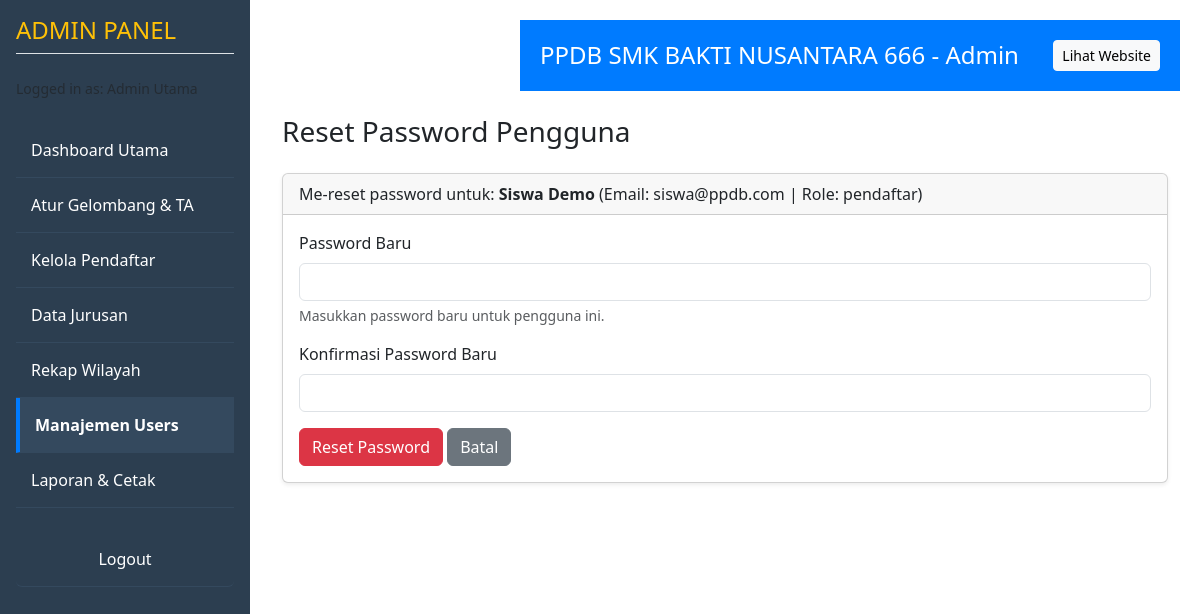
The page /admin/reset_password_admin.php?id=2 (signed in) on the database its author committed.
### tables this page shows
CREATE TABLE `pengguna` (
  `id` int(11) NOT NULL,
  `nama` varchar(100) DEFAULT NULL,
  `email` varchar(120) DEFAULT NULL,
  `hp` varchar(20) DEFAULT NULL,
  `password_hash` varchar(255) DEFAULT NULL,
  `role` enum('pendaftar','admin','keuangan','kepsek','panitia') NOT NULL,
  `aktif` tinyint(4) NOT NULL DEFAULT 1
);

### admin/reset_password_admin.php (the view, shortened to what this page needs)
<?php
include('../includes/admin_header.php');
$user_id = $_GET['id'] ?? 0;
$sql = "SELECT nama, email, role FROM pengguna WHERE id = ?";
$stmt_data = $conn->prepare($sql);
$stmt_data->bind_param("i", $user_id);
$stmt_data->execute();
$result_data = $stmt_data->get_result();
$data_user = $result_data->fetch_assoc();
?>
<h3 class="mb-4">Reset Password Pengguna</h3>
<div class="card shadow-sm">
    <div class="card-header">
        Me-reset password untuk: <strong><?php echo htmlspecialchars($data_user['nama']); ?></strong>
        (Email: <?php echo htmlspecialchars($data_user['email']); ?> | Role: <?php echo htmlspecialchars($data_user['role']); ?>)
    </div>
    <div class="card-body">
        <form method="POST" action="reset_password_admin.php?id=<?php echo $user_id; ?>">
            <div class="mb-3">
                <label for="new_password" class="form-label">Password Baru</label>
                <input type="password" class="form-control" id="new_password" name="new_password" required minlength="3">
                <div class="form-text">Masukkan password baru untuk pengguna ini.</div>
            </div>
            <div class="mb-3">
                <label for="confirm_password" class="form-label">Konfirmasi Password Baru</label>
                <input type="password" class="form-control" id="confirm_password" name="confirm_password" required minlength="3">
            </div>
            <button type="submit" class="btn btn-danger">Reset Password</button>
            <a href="users.php" class="btn btn-secondary">Batal</a>
        </form>
    </div>
</div>
<?php
include('../includes/admin_footer.php');
?>

### rows shown on the page
pengguna: nama "Siswa Demo", email "siswa@ppdb.com", role "pendaftar"
